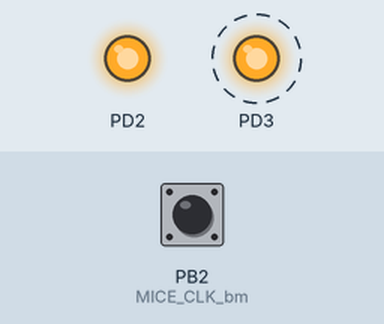
Bench run of a program on a simulated ATmega324P, built with avr-gcc and emulated at 14.7456 MHz. On the bench: output pins drawn as LEDs (lit = HIGH). Dashed ring = blinking. The test bench sets the inputs (shaded band); at power-on: PB2 (MICE_CLK_bm) HIGH. What the program prints to the serial monitor is not drawn.

Above: at 1.2 s.
1.3 s: PB2 (MICE_CLK_bm) pulled LOW for 0.15 s
At 2.9 s:
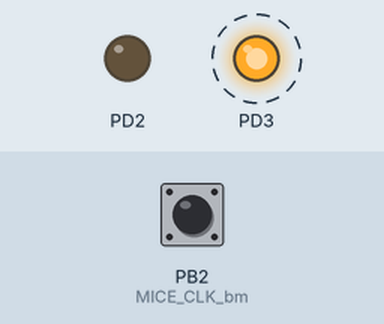
4.4 s: PB2 (MICE_CLK_bm) pulled LOW for 1 s
At 6.5 s:
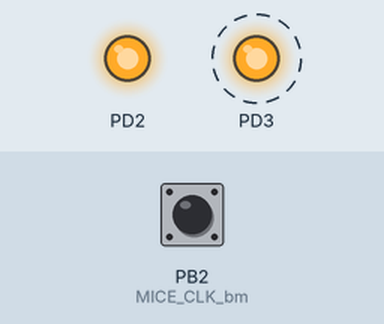
8.4 s: PB2 (MICE_CLK_bm) pulled LOW for 3.2 s
At 10.1 s:
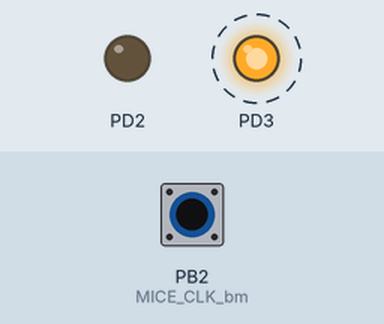
Timing chart, 0 to 20.0 s (numbered marks = the images above; inputs shaded):
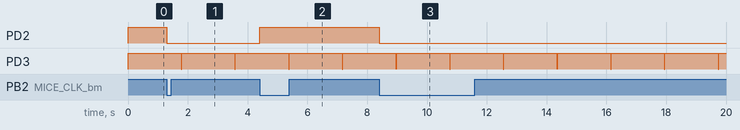

Measured:
- after the input at 1.3 s, PD2: HIGH → LOW at once
- after the input at 4.4 s, PD2: LOW → HIGH at once
- after the input at 8.4 s, PD2: HIGH → LOW at once
- by itself, PD3: alternates HIGH for 1.8 s and LOW for 0.01 s

The program:

main.c
```c
/*
 * Author: chopin1998@gmail.com
 */


#include "common.h"
#include "ps2_mice.h"

void init_uart(void);
void init_io(void);
void killdog(void);

uint8_t mcusr_mirror __attribute__((section (".noinit")));
void get_mcusr(void) __attribute__((naked)) __attribute__((section(".init3")));


ISR(TIMER0_COMPA_vect)
{
    static unsigned char i = 0;

    i++;

    if (i<254)
    {
        PORTD |= 0x08;
    }
    else
    {
        PORTD &= ~0x08;
    }
}

void timer_init(void)
{

    /* use timer0 as task timer */

    /* set timer 0 as CTC mode
       1024 pre_clock
       100 Hz
    */
    TCCR0A = _BV(WGM01);
    TCCR0B = _BV(CS02) | _BV(CS00);

    OCR0A = 100;

    TIMSK0 = _BV(OCIE0A);
}


int main()
{
    unsigned int i=0;

    killdog();

    init_io();
    uart_init();
    timer_init();
    mice_init();

    sei();

    uart_print("hello ps2 mouse\n");
    for(;;)
    {
        cmdrecv_uart_tick();
    }

    cli();
    wdt_enable(WDTO_500MS);     /* should not run here */
    for(;;);
}

void init_io()
{
    /*
     * PORTA
     */
    DDRA = 0x00;
    PORTA = 0x00;

    /*
     *  PORTB
     */
    DDRB = 0x00;
    PORTB = 0x00;

    /*
     * PORTC
     */
    DDRC = 0x00;
    PORTC = 0x00;

    /*
     * PORTD
     */
    DDRD = 0x0c;
    PORTD = 0x0c;
}

void killdog(void)
{
    mcusr_mirror = MCUSR;
    MCUSR = 0;
    wdt_disable();
}
```

cmdrecv.c
```c
#include "common.h"

#include "cmdrecv.h"
#include "uart.h"


void cmdrecv_uart_tick()
{
    static char packet_state = OUT_PACKET;
    static char cmd_buf[BUFFMAX];
    static int cmd_index = 0;

    signed char recv;

    for (;;)
    {

        cli();
        recv = uart_dequeue();
        sei();

        if (recv == -1)
        {
            return;
        }
        else
        {
            if (packet_state == OUT_PACKET)
            {
                if (recv == STX)
                {
                    packet_state = IN_PACKET;

                    memset(cmd_buf, 0x0, BUFFMAX);
                    cmd_index = 0;
                }
                else
                {
                    // ignore
                }
            }
            else // packet_state == IN_PACKET
            {
                if (recv == ETX)
                {
                    packet_state = OUT_PACKET;
                    cmd_buf[cmd_index] = 0x0; /* padding a terminal char */

                    cmdrecv_process(cmd_buf);
                    memset(cmd_buf, 0x0, BUFFMAX);
                    cmd_index = 0;
                    return;
                }
                else
                {
                    cmd_buf[cmd_index] = recv;
                    cmd_index++;
                    if (cmd_index >= BUFFMAX)
                    { // a huge packet
                        packet_state = OUT_PACKET;
                        memset(cmd_buf, 0x0, BUFFMAX);
                        cmd_index = 0;
                        return;
                    }
                }
            }
        }

    }
}


void cmdrecv_p_list_clear(p_list *head)
{
    p_list *curr, *tmp;

    curr = head;
    while (curr)
    {
        tmp = curr->next;
        free(curr);
        curr = tmp;
    }
}

void cmdrecv_process(char *p_buf)
{
    // printf("process: %s, length: %d\n", p_buf, strlen(p_buf));

    p_list *para_head, *curr;
    char *p;
    unsigned int p_counter = 0;
    unsigned int p1, p2, p3;
    int rev;
    para_head = (p_list *)malloc(sizeof(p_list));

    unsigned char buf[32];

    /* splitting */
    p = strtok(p_buf, ",");
    curr = para_head;
    while (p)
    {
        p_counter++;

        curr->para = p;
        curr->next = (p_list *)malloc(sizeof(p_list));
        curr = curr->next;

        p = strtok(NULL, ",");
    }
    curr->next = NULL;

    /* processing */
    // printf("number of p: %d\n", p_counter);

    if (!strcmp(para_head->para, "hi"))
    {
        uart_print("hello\n");
    }
    else if (!strcmp(para_head->para, "dummy"))
    {
    }
    else
    {
        uart_print("unimplement function\n");
    }

    cmdrecv_p_list_clear(para_head);
}
```

cmdrecv.h
```c
#ifndef _CMDRECV_H
#define _CMDRECV_H

#define STX   '<'
#define ETX   '>'
#define IN_PACKET    1
#define OUT_PACKET   0

#define BUFFMAX      64


struct _p_list
{
    char *para;
    struct _p_list *next;
};
typedef struct _p_list p_list;


void cmdrecv_p_list_clear(p_list *head);
void cmdrecv_process(char *p_buf);
void cmdrecv_uart_tick(void);


#endif
```

common.h
```c
/*
 * common.h include all common header file
 */

#ifndef _COMMON_H
#define _COMMON_H 1


#define F_CPU 14745600

#include <avr/io.h>
#include <util/delay.h>
#include <avr/pgmspace.h>
#include <stdio.h>
#include <stdlib.h>
#include <string.h>
#include <avr/sleep.h>
#include <avr/interrupt.h>
#include <avr/wdt.h>
#include <math.h>

#endif
/* .end of the filey */
```

ps2_mice.c
```c
#include "common.h"
#include "ps2_mice.h"


ISR (MICE_CLK_INT_vect)
{
    PORTD ^= 0x04;


}


void mice_init(void)
{
    MICE_DAT_DDR &= ~_BV(MICE_DAT_bm); // input
    MICE_DAT_PORT |= _BV(MICE_DAT_bm); // pull up

    MICE_CLK_DDR &= ~_BV(MICE_CLK_bm); // input
    MICE_CLK_PORT |= _BV(MICE_CLK_bm); // pull up

    EICRA = _BV(ISC21); // INT2 as falling edge
    EIMSK = _BV(INT2);          // enable int2

    memset(&ps2_mice, 0x00, sizeof(ps2_mice));
}
```

ps2_mice.h
```c
#ifndef _PS2_MICE_H
#define _PS2_MICE_H 1


#define MICE_CLK_PORT   PORTB
#define MICE_CLK_DDR    DDRB
#define MICE_CLK_bm     PB2

#define MICE_CLK_INT_vect INT2_vect

#define MICE_DAT_PORT   PORTB
#define MICE_DAT_DDR    DDRB
#define MICE_DAT_PIN    PINB
#define MICE_DAT_bm     PB0

#define MICE_DAT()      MICE_DAT_PIN & (~_BV(MICE_DAT_bm))
#define MICE_DAT_OUT()  MICE_DAT_DDR |= _BV(MICE_DAT_bm)
#define MICE_DAT_IN()   MICE_DAT_DDR &= ~_BV(MICE_DAT_bm)

typedef struct
{
    // internal use only
    unsigned char frames_count;
    unsigned char tmp;

    // external use
    unsigned char flags;
    unsigned char x_mov;
    unsigned char y_mov;
} PS2_MICE_CONTENT_t;
static volatile PS2_MICE_CONTENT_t ps2_mice;


void mice_init(void);


#endif
```

uart.c
```c
#include "common.h"
#include "uart.h"


void uart_init()
{
    UCSR0B = _BV(RXCIE0) | _BV(RXEN0) | _BV(TXEN0);
    UBRR0H = 0;
    UBRR0L = 7;                /* 115200 @ 14745600hz */

    raw_queue.in = 0;
    raw_queue.out = 0;
    raw_queue.counter = 0;
}

void uart_print(unsigned char *buf)
{
    unsigned int len = strlen(buf);

    if (len > 0)
    {
        for (int i=0; i<len; i++)
        {
            // _putc(*(buf++));
            _putc(buf[i]);
        }
    }
}

void _putc(char c)
{
    if(c == '\n')
        _putc('\r');
    loop_until_bit_is_set(UCSR0A, UDRE0);
    UDR0 = c;
}

signed char uart_dequeue()
{
    char rev;

    if(raw_queue.counter == 0)
    { // empty, no data...
        return -1;
    }
    else
    { // dequeue normally
        rev = raw_queue.queue[raw_queue.out];
        raw_queue.out = (raw_queue.out + 1) % RawQueueSize;
        raw_queue.counter--;
        return rev;
    }
}

ISR(USART0_RX_vect)
{
    char recv;
    recv = UDR0;

    if (raw_queue.counter >= RawQueueSize)
    { // queue full !! extreme dangerous
        raw_queue.queue[0] = recv;
        raw_queue.in = 1;
        raw_queue.out = 0;
        raw_queue.counter = 1;
    }
    else
    { // enqueue normally
        raw_queue.queue[raw_queue.in] = recv;
        raw_queue.in = (raw_queue.in + 1) % RawQueueSize;
        raw_queue.counter++;
    }
}
```

uart.h
```c
#ifndef _UART_H
#define _UART_H 1

#define RawQueueSize 64
typedef struct
{
    char queue[RawQueueSize];
    unsigned char in;
    unsigned char out;
    unsigned char counter;
} _raw_queue;
static volatile _raw_queue raw_queue;


void _putc(char);
void uart_print(unsigned char *);
void uart_init(void);
signed char uart_dequeue(void);


#endif
```

utils.c
```c
#include "utils.h"


unsigned short conv_order_short(unsigned short i)
{
    return (i<<8) | (i>>8);
}
```

utils.h
```c
#ifndef _UTILS_H
#define _UTILS_H


unsigned short conv_order_short(unsigned short i);


#endif
```
